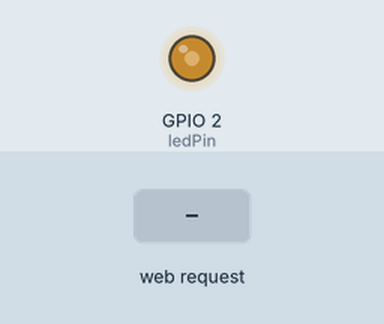
A sketch run on a simulated ESP32. Parts: output pins drawn as LEDs (lit = HIGH). The test bench sets the inputs (shaded band). WiFi joins after 1.5 s; servers stay silent unless stated; what the sketch prints to the serial monitor is not drawn.

Above: at 2.8 s.
2.9 s: HTTP request GET /set?brightness=1 received
At 3.8 s:
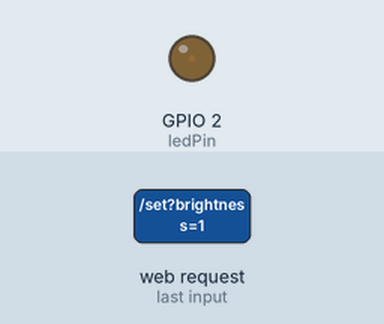
4.4 s: HTTP request GET /set?brightness=0 received
At 4.9 s:
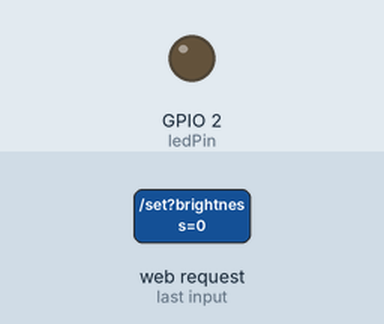
Timing chart, 0 to 7.4 s (numbered marks = the images above; inputs shaded):
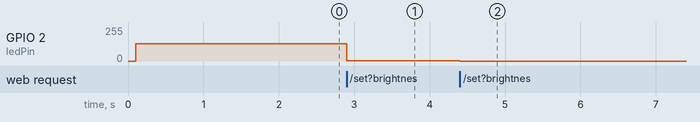

Measured:
- after the input at 2.9 s, GPIO 2 (ledPin): 128/255 → 1/255 at once
- after the input at 4.4 s, GPIO 2 (ledPin): 1/255 → 0/255 at once

The sketch:

ex07.ino
```cpp
// Ex07 - Web网页端无极调光器
// 功能：通过Web网页上的滑动条实时调节LED亮度
// 关联：实验3(PWM呼吸灯)、Web服务器

#include <WiFi.h>
#include <WebServer.h>

const char* ssid = "111";
const char* password = "54188sb.";

const int ledPin = 2;    // LED引脚
int brightness = 128;    // 初始亮度

WebServer server(80);

// HTML网页，包含滑动条和实时调光功能
const char htmlPage[] = R"(
<!DOCTYPE html>
<html lang="zh-CN">
<head>
    <meta charset="UTF-8">
    <meta name="viewport" content="width=device-width, initial-scale=1.0">
    <title>ESP32 无极调光器</title>
    <style>
        body {
            font-family: Arial, sans-serif;
            display: flex;
            justify-content: center;
            align-items: center;
            height: 100vh;
            margin: 0;
            background: linear-gradient(135deg, #667eea 0%, #764ba2 100%);
        }
        .container {
            background: white;
            padding: 40px;
            border-radius: 10px;
            box-shadow: 0 10px 25px rgba(0, 0, 0, 0.2);
            text-align: center;
            width: 90%;
            max-width: 400px;
        }
        h1 {
            color: #333;
            margin-top: 0;
        }
        .slider-group {
            margin: 30px 0;
        }
        input[type="range"] {
            width: 100%;
            height: 10px;
            cursor: pointer;
            accent-color: #667eea;
        }
        .brightness-display {
            font-size: 32px;
            font-weight: bold;
            color: #667eea;
            margin: 20px 0;
        }
        .led-indicator {
            width: 100px;
            height: 100px;
            background-color: rgb(128, 128, 128);
            border-radius: 50%;
            margin: 20px auto;
            box-shadow: 0 0 20px rgba(0, 0, 0, 0.3);
            transition: background-color 0.1s;
        }
        .info-text {
            color: #666;
            font-size: 14px;
            margin-top: 20px;
        }
    </style>
</head>
<body>
    <div class="container">
        <h1>🔆 无极调光器</h1>
        <div class="slider-group">
            <label for="brightnessSlider">亮度控制：</label><br><br>
            <input type="range" id="brightnessSlider" min="0" max="255" value="128">
        </div>
        <div class="brightness-display" id="brightnessValue">128</div>
        <div class="led-indicator" id="ledIndicator"></div>
        <div class="info-text">
            拖动滑动条实时调节LED亮度
        </div>
    </div>

    <script>
        const slider = document.getElementById('brightnessSlider');
        const brightnessValue = document.getElementById('brightnessValue');
        const ledIndicator = document.getElementById('ledIndicator');

        // 监听滑动条变动
        slider.addEventListener('input', function() {
            const value = this.value;
            brightnessValue.textContent = value;

            // 更新LED指示器的亮度
            const rgb = Math.round(value);
            ledIndicator.style.backgroundColor = `rgb(${rgb}, ${rgb}, ${rgb})`;

            // 通过GET请求发送亮度值给ESP32
            fetch(`/set?brightness=${value}`)
                .catch(error => console.error('Error:', error));
        });

        // 初始化LED指示器
        ledIndicator.style.backgroundColor = `rgb(128, 128, 128)`;
    </script>
</body>
</html>
)";

void setup() {
  Serial.begin(115200);
  delay(100);

  pinMode(ledPin, OUTPUT);
  analogWrite(ledPin, brightness);

  Serial.println("\n\nStarting WiFi...");
  WiFi.begin(ssid, password);

  int attempts = 0;
  while (WiFi.status() != WL_CONNECTED && attempts < 20) {
    delay(500);
    Serial.print(".");
    attempts++;
  }

  if (WiFi.status() == WL_CONNECTED) {
    Serial.println("\nWiFi connected!");
    Serial.println("IP address: ");
    Serial.println(WiFi.localIP());
  } else {
    Serial.println("\nFailed to connect to WiFi");
  }

  // 设置路由处理
  server.on("/", handleRoot);
  server.on("/set", handleSet);

  server.begin();
  Serial.println("Server started");
}

void loop() {
  server.handleClient();
}

// 处理根路由 - 返回HTML页面
void handleRoot() {
  server.send(200, "text/html; charset=utf-8", htmlPage);
}

// 处理调光请求 - /set?brightness=value
void handleSet() {
  if (server.hasArg("brightness")) {
    String brightnessStr = server.arg("brightness");
    brightness = constrain(brightnessStr.toInt(), 0, 255);
    analogWrite(ledPin, brightness);

    Serial.print("Brightness set to: ");
    Serial.println(brightness);

    server.send(200, "text/plain", "OK");
  } else {
    server.send(400, "text/plain", "Missing brightness parameter");
  }
}
```
